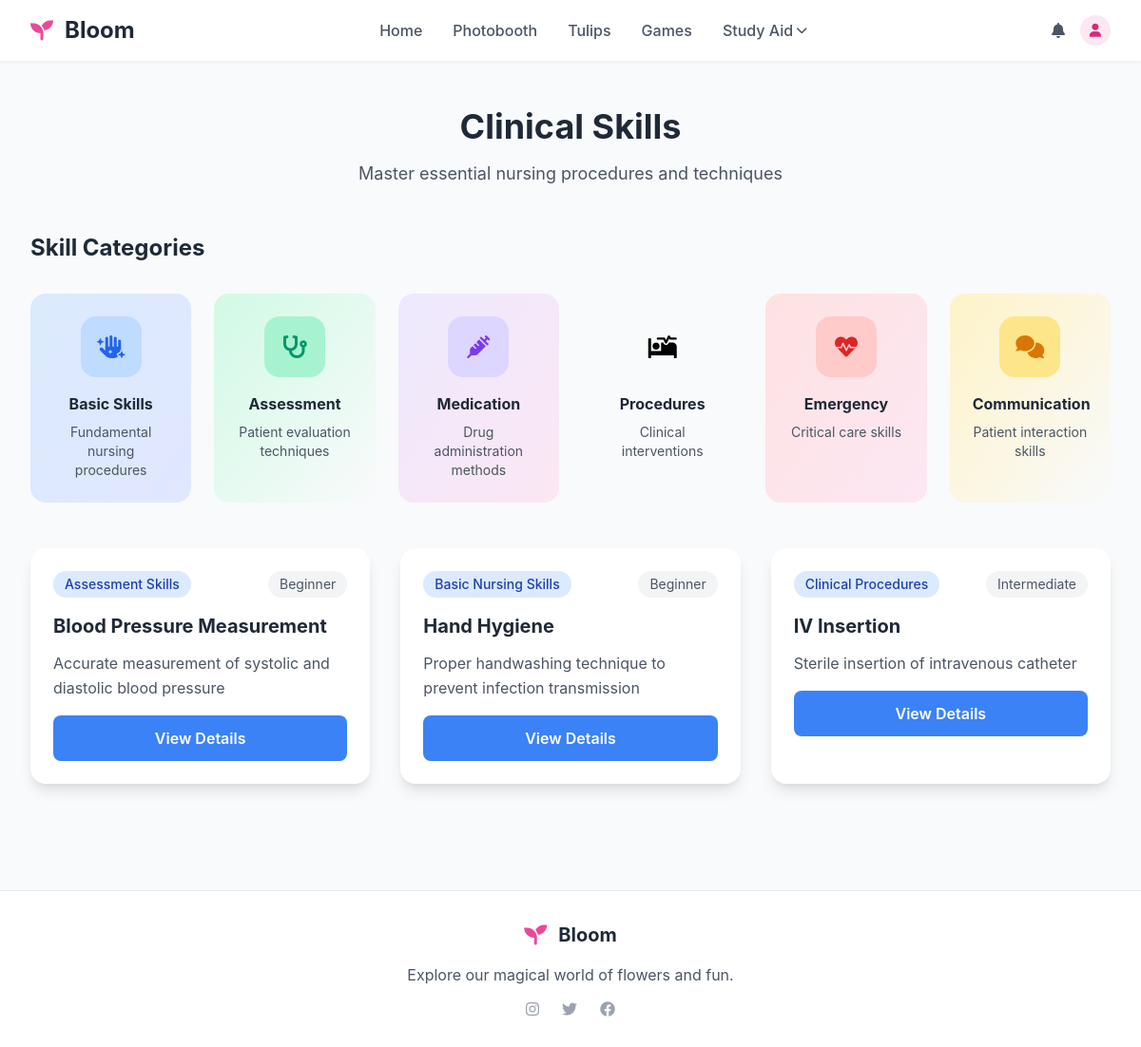
Screenshot of /clinical-skills/ with the database file from the repository.
### core/models.py (models this page shows, shortened)
class ClinicalSkill(models.Model):
    SKILL_CATEGORIES = [
        ('basic', 'Basic Nursing Skills'),
        ('assessment', 'Assessment Skills'),
        ('medication', 'Medication Administration'),
        ('procedures', 'Clinical Procedures'),
        ('emergency', 'Emergency Skills'),
        ('communication', 'Communication Skills'),
    ]
    name = models.CharField(max_length=200)
    category = models.CharField(max_length=50, choices=SKILL_CATEGORIES)
    description = models.TextField()
    steps = models.TextField(help_text="Step-by-step procedure")
    safety_considerations = models.TextField()
    equipment_needed = models.TextField()
    competency_level = models.CharField(max_length=20, choices=[
        ('beginner', 'Beginner'),
        ('intermediate', 'Intermediate'),
        ('advanced', 'Advanced'),
    ], default='beginner')
    created_at = models.DateTimeField(auto_now_add=True)
    updated_at = models.DateTimeField(auto_now=True)
    class Meta:
        ordering = ['category', 'name']

### core/views.py (the view, shortened to what this page needs)
def clinical_skills(request):
    skills = ClinicalSkill.objects.all()
    return render(request, 'core/clinical_skills.html', {'skills': skills})

### templates/core/clinical_skills.html (shortened to what this page needs)
{% extends 'core/base.html' %}
{% block content %}
<div class="max-w-7xl mx-auto px-4 sm:px-6 lg:px-8 py-12">
    <div class="text-center mb-12">
        <h1 class="text-4xl font-bold text-gray-800 mb-4">Clinical Skills</h1>
        <p class="text-gray-600 text-lg">Master essential nursing procedures and techniques</p>
    </div>
    <div class="mb-12">
        <h2 class="text-2xl font-bold text-gray-800 mb-8">Skill Categories</h2>
        <div class="grid md:grid-cols-3 lg:grid-cols-6 gap-6">
            <div class="card-hover bg-gradient-to-br from-blue-100 to-indigo-100 rounded-2xl p-6 text-center cursor-pointer" data-category="basic">
                <div class="w-16 h-16 bg-blue-200 rounded-2xl flex items-center justify-center mx-auto mb-4">
                    <i class="fas fa-hand-sparkles text-blue-600 text-2xl"></i>
                </div>
                <h3 class="font-bold text-gray-800 mb-2">Basic Skills</h3>
                <p class="text-sm text-gray-600">Fundamental nursing procedures</p>
            </div>
            <div class="card-hover bg-gradient-to-br from-green-100 to-teal-100 rounded-2xl p-6 text-center cursor-pointer" data-category="assessment">
                <div class="w-16 h-16 bg-green-200 rounded-2xl flex items-center justify-center mx-auto mb-4">
                    <i class="fas fa-stethoscope text-green-600 text-2xl"></i>
                </div>
                <h3 class="font-bold text-gray-800 mb-2">Assessment</h3>
                <p class="text-sm text-gray-600">Patient evaluation techniques</p>
            </div>
            <div class="card-hover bg-gradient-to-br from-purple-100 to-pink-100 rounded-2xl p-6 text-center cursor-pointer" data-category="medication">
                <div class="w-16 h-16 bg-purple-200 rounded-2xl flex items-center justify-center mx-auto mb-4">
                    <i class="fas fa-syringe text-purple-600 text-2xl"></i>
                </div>
                <h3 class="font-bold text-gray-800 mb-2">Medication</h3>
                <p class="text-sm text-gray-600">Drug administration methods</p>
            </div>
            <div class="card-hover bg-gradient-to-br from-orange-100 to-red-100 rounded-2xl p-6 text-center cursor-pointer" data-category="procedures">
                <div class="w-16 h-16 bg-orange-200 rounded-2xl flex items-center justify-center mx-auto mb-4">
                    <i class="fas fa-procedures text-orange-600 text-2xl"></i>
                </div>
                <h3 class="font-bold text-gray-800 mb-2">Procedures</h3>
                <p class="text-sm text-gray-600">Clinical interventions</p>
            </div>
            <div class="card-hover bg-gradient-to-br from-red-100 to-pink-100 rounded-2xl p-6 text-center cursor-pointer" data-category="emergency">
                <div class="w-16 h-16 bg-red-200 rounded-2xl flex items-center justify-center mx-auto mb-4">
                    <i class="fas fa-heartbeat text-red-600 text-2xl"></i>
                </div>
                <h3 class="font-bold text-gray-800 mb-2">Emergency</h3>
                <p class="text-sm text-gray-600">Critical care skills</p>
            </div>
            <div class="card-hover bg-gradient-to-br from-yellow-100 to-orange-100 rounded-2xl p-6 text-center cursor-pointer" data-category="communication">
                <div class="w-16 h-16 bg-yellow-200 rounded-2xl flex items-center justify-center mx-auto mb-4">
                    <i class="fas fa-comments text-yellow-600 text-2xl"></i>
                </div>
                <h3 class="font-bold text-gray-800 mb-2">Communication</h3>
                <p class="text-sm text-gray-600">Patient interaction skills</p>
            </div>
        </div>
    </div>
    <div class="grid md:grid-cols-2 lg:grid-cols-3 gap-8">
        {% for skill in skills %}
        <div class="card-hover bg-white rounded-2xl p-6 shadow-lg skill-card" data-category="{{ skill.category }}">
            <div class="flex items-center justify-between mb-4">
                <span class="px-3 py-1 bg-blue-100 text-blue-800 rounded-full text-sm font-medium">
                    {{ skill.get_category_display }}
                </span>
                <span class="px-3 py-1 bg-gray-100 text-gray-600 rounded-full text-sm">
                    {{ skill.get_competency_level_display }}
                </span>
            </div>
            <h3 class="text-xl font-bold text-gray-800 mb-3">{{ skill.name }}</h3>
            <p class="text-gray-600 mb-4 leading-relaxed">{{ skill.description }}</p>
            <button class="skill-details-btn w-full bg-blue-500 text-white py-3 rounded-lg font-semibold hover:bg-blue-600 transition-colors"
                    data-skill-id="{{ skill.id }}"
                    data-skill-name="{{ skill.name }}"
                    data-skill-steps="{{ skill.steps }}"
                    data-skill-safety="{{ skill.safety_considerations }}"
                    data-skill-equipment="{{ skill.equipment_needed }}">
                View Details
            </button>
        </div>
        {% endfor %}
    </div>
</div>
{% endblock %}

### templates/core/base.html (shortened to what this page needs)
<!DOCTYPE html>
<html lang="en">
<head>
    <link href="https://cdn.jsdelivr.net/npm/tailwindcss@2.2.19/dist/tailwind.min.css" rel="stylesheet">
    <link href="https://cdnjs.cloudflare.com/ajax/libs/font-awesome/6.0.0/css/all.min.css" rel="stylesheet">
</head>
<body class="bg-gray-50 min-h-screen">
    <nav class="bg-white shadow-sm border-b border-gray-100 sticky top-0 z-50">
        <div class="max-w-7xl mx-auto px-4 sm:px-6 lg:px-8">
            <div class="flex justify-between items-center h-16">
                <div class="flex items-center">
                    <i class="fas fa-seedling text-2xl text-pink-500 mr-3"></i>
                    <h1 class="text-2xl font-bold text-gray-800">Bloom</h1>
                </div>
                <div class="hidden md:flex space-x-8">
                    <a href="{% url 'core:home' %}" class="nav-link text-gray-600 hover:text-pink-500 font-medium">Home</a>
                    <a href="{% url 'core:photobooth' %}" class="nav-link text-gray-600 hover:text-pink-500 font-medium">Photobooth</a>
                    <a href="{% url 'core:tulips' %}" class="nav-link text-gray-600 hover:text-pink-500 font-medium">Tulips</a>
                    <a href="{% url 'core:games' %}" class="nav-link text-gray-600 hover:text-pink-500 font-medium">Games</a>
                    <div class="relative group">
                        <a href="{% url 'core:study_companion' %}" class="nav-link text-gray-600 hover:text-pink-500 font-medium flex items-center">
                            Study Aid <i class="fas fa-chevron-down ml-1 text-xs"></i>
                        </a>
                    </div>
                </div>
                <div class="flex items-center space-x-4">
                    <i class="fas fa-bell text-gray-600 cursor-pointer hover:text-pink-500 transition-colors"></i>
                    <div class="w-8 h-8 bg-pink-100 rounded-full flex items-center justify-center">
                        <i class="fas fa-user text-pink-600 text-sm"></i>
                    </div>
                </div>
            </div>
        </div>
    </nav>
    <main>
        {% block content %}{% endblock %}
    </main>
    <footer class="bg-white border-t border-gray-200 mt-16">
        <div class="max-w-7xl mx-auto px-4 sm:px-6 lg:px-8 py-8">
            <div class="text-center">
                <div class="flex items-center justify-center mb-4">
                    <i class="fas fa-seedling text-2xl text-pink-500 mr-3"></i>
                    <h3 class="text-xl font-bold text-gray-800">Bloom</h3>
                </div>
                <p class="text-gray-600">Explore our magical world of flowers and fun.</p>
                <div class="flex justify-center space-x-6 mt-4">
                    <i class="fab fa-instagram text-gray-400 hover:text-pink-500 cursor-pointer transition-colors"></i>
                    <i class="fab fa-twitter text-gray-400 hover:text-pink-500 cursor-pointer transition-colors"></i>
                    <i class="fab fa-facebook text-gray-400 hover:text-pink-500 cursor-pointer transition-colors"></i>
                </div>
            </div>
        </div>
    </footer>
</body>
</html>

### templates/core/base.html (style rules this page uses)
body { font-family: -apple-system, BlinkMacSystemFont, 'Segoe UI', system-ui, sans-serif; line-height: 1.5; }
.card-hover { transition: all 0.3s ease; }
.nav-link { transition: all 0.3s ease; position: relative; }
.nav-link::after { content: ''; position: absolute; bottom: -4px; left: 0; width: 0; height: 2px; background: #ec4899; transition: width 0.3s ease; }
.fade-in { animation: fadeIn 0.8s ease-in-out; }

### rows the page displays
ClinicalSkill: category "Assessment Skills", competency_level "Beginner", name "Blood Pressure Measurement", description "Accurate measurement of systolic and diastolic blood pressure"
ClinicalSkill: category "Basic Nursing Skills", competency_level "Beginner", name "Hand Hygiene", description "Proper handwashing technique to prevent infection transmission"
ClinicalSkill: category "Clinical Procedures", competency_level "Intermediate", name "IV Insertion", description "Sterile insertion of intravenous catheter"
